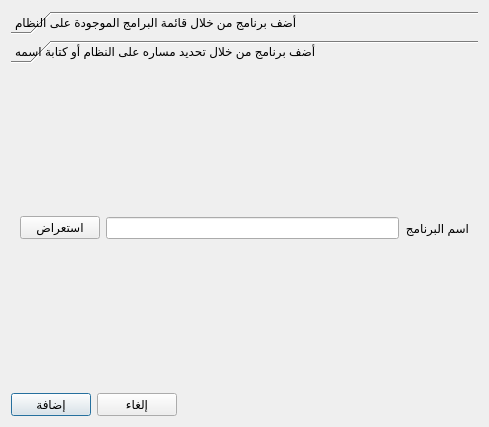
<?xml version="1.0" encoding="UTF-8"?>
<ui version="4.0">
 <class>AddProgramDialog</class>
 <widget class="QDialog" name="AddProgramDialog">
  <property name="geometry">
   <rect>
    <x>0</x>
    <y>0</y>
    <width>489</width>
    <height>427</height>
   </rect>
  </property>
  <property name="windowTitle">
   <string>أضف برنامج الى قائمة الحظر</string>
  </property>
  <property name="layoutDirection">
   <enum>Qt::RightToLeft</enum>
  </property>
  <layout class="QVBoxLayout" name="verticalLayout">
   <item>
    <widget class="QToolBox" name="toolBox">
     <property name="layoutDirection">
      <enum>Qt::RightToLeft</enum>
     </property>
     <property name="currentIndex">
      <number>1</number>
     </property>
     <widget class="QWidget" name="page">
      <property name="geometry">
       <rect>
        <x>0</x>
        <y>0</y>
        <width>471</width>
        <height>323</height>
       </rect>
      </property>
      <attribute name="label">
       <string>أضف برنامج من خلال قائمة البرامج الموجودة على النظام</string>
      </attribute>
      <layout class="QHBoxLayout" name="horizontalLayout_3">
       <item>
        <widget class="QTreeView" name="treeView">
         <property name="layoutDirection">
          <enum>Qt::LeftToRight</enum>
         </property>
        </widget>
       </item>
      </layout>
     </widget>
     <widget class="QWidget" name="page_2">
      <property name="geometry">
       <rect>
        <x>0</x>
        <y>0</y>
        <width>471</width>
        <height>323</height>
       </rect>
      </property>
      <attribute name="label">
       <string>أضف برنامج من خلال تحديد مساره على النظام أو كتابة اسمه</string>
      </attribute>
      <layout class="QHBoxLayout" name="horizontalLayout_2">
       <item>
        <layout class="QHBoxLayout" name="horizontalLayout">
         <item>
          <widget class="QLabel" name="label">
           <property name="text">
            <string>اسم البرنامج</string>
           </property>
          </widget>
         </item>
         <item>
          <widget class="QLineEdit" name="lineEdit"/>
         </item>
         <item>
          <widget class="QPushButton" name="browseButton">
           <property name="text">
            <string>استعراض</string>
           </property>
           <property name="icon">
            <iconset resource="CoEIAHajeb.qrc">
             <normaloff>:/images/category-empty.png</normaloff>:/images/category-empty.png</iconset>
           </property>
          </widget>
         </item>
        </layout>
       </item>
      </layout>
     </widget>
    </widget>
   </item>
   <item>
    <layout class="QHBoxLayout" name="horizontalLayout_4">
     <item>
      <spacer name="horizontalSpacer">
       <property name="orientation">
        <enum>Qt::Horizontal</enum>
       </property>
       <property name="sizeHint" stdset="0">
        <size>
         <width>318</width>
         <height>20</height>
        </size>
       </property>
      </spacer>
     </item>
     <item>
      <widget class="QPushButton" name="cancelButton">
       <property name="text">
        <string>إلغاء</string>
       </property>
       <property name="icon">
        <iconset resource="CoEIAHajeb.qrc">
         <normaloff>:/images/disable.png</normaloff>:/images/disable.png</iconset>
       </property>
       <property name="default">
        <bool>false</bool>
       </property>
      </widget>
     </item>
     <item>
      <widget class="QPushButton" name="addButton">
       <property name="text">
        <string>إضافة</string>
       </property>
       <property name="icon">
        <iconset resource="CoEIAHajeb.qrc">
         <normaloff>:/images/add.png</normaloff>:/images/add.png</iconset>
       </property>
       <property name="autoDefault">
        <bool>true</bool>
       </property>
       <property name="default">
        <bool>true</bool>
       </property>
      </widget>
     </item>
    </layout>
   </item>
  </layout>
 </widget>
 <resources>
  <include location="CoEIAHajeb.qrc"/>
 </resources>
 <connections>
  <connection>
   <sender>cancelButton</sender>
   <signal>clicked()</signal>
   <receiver>AddProgramDialog</receiver>
   <slot>reject()</slot>
   <hints>
    <hint type="sourcelabel">
     <x>115</x>
     <y>399</y>
    </hint>
    <hint type="destinationlabel">
     <x>244</x>
     <y>405</y>
    </hint>
   </hints>
  </connection>
 </connections>
</ui>
